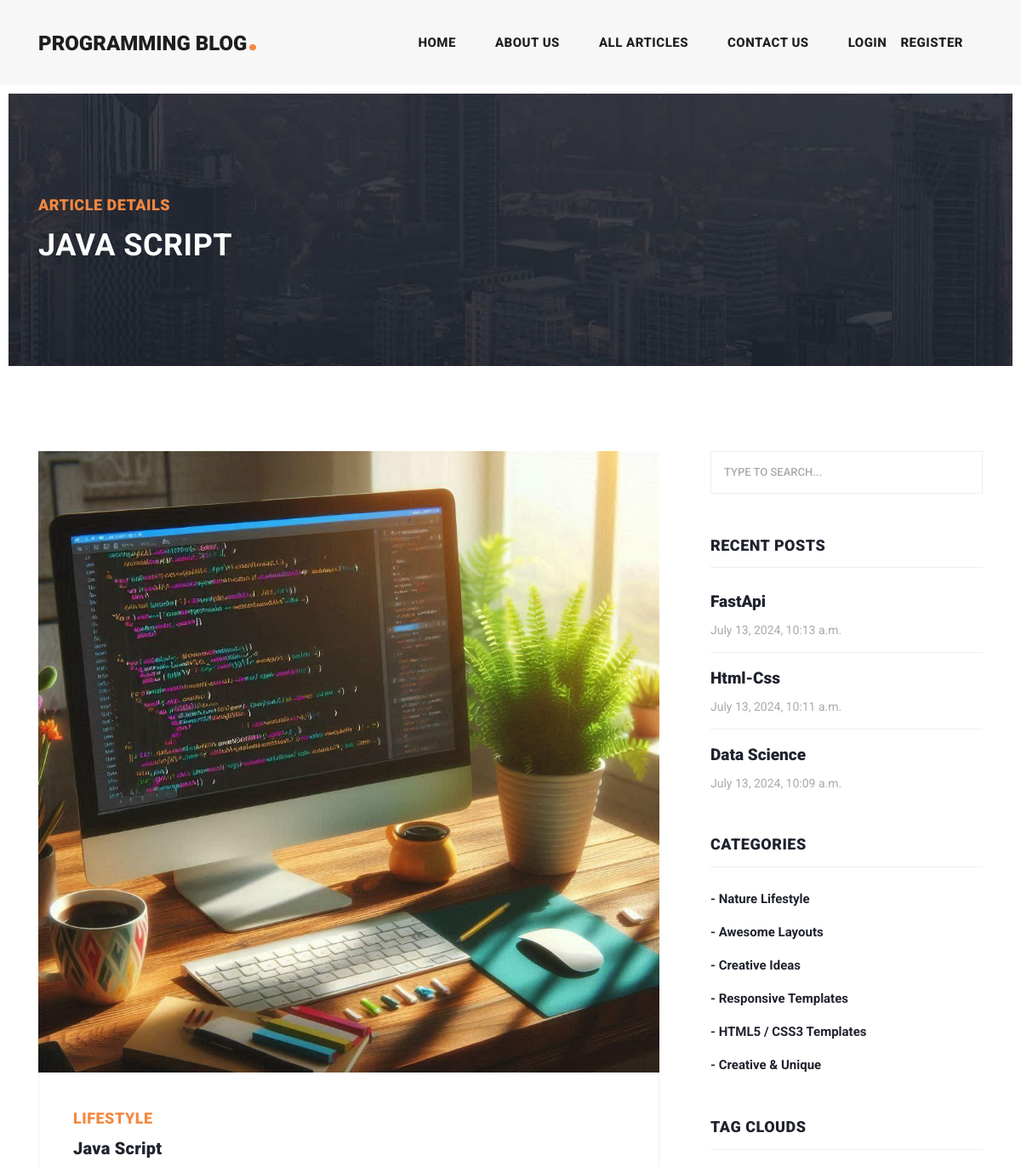
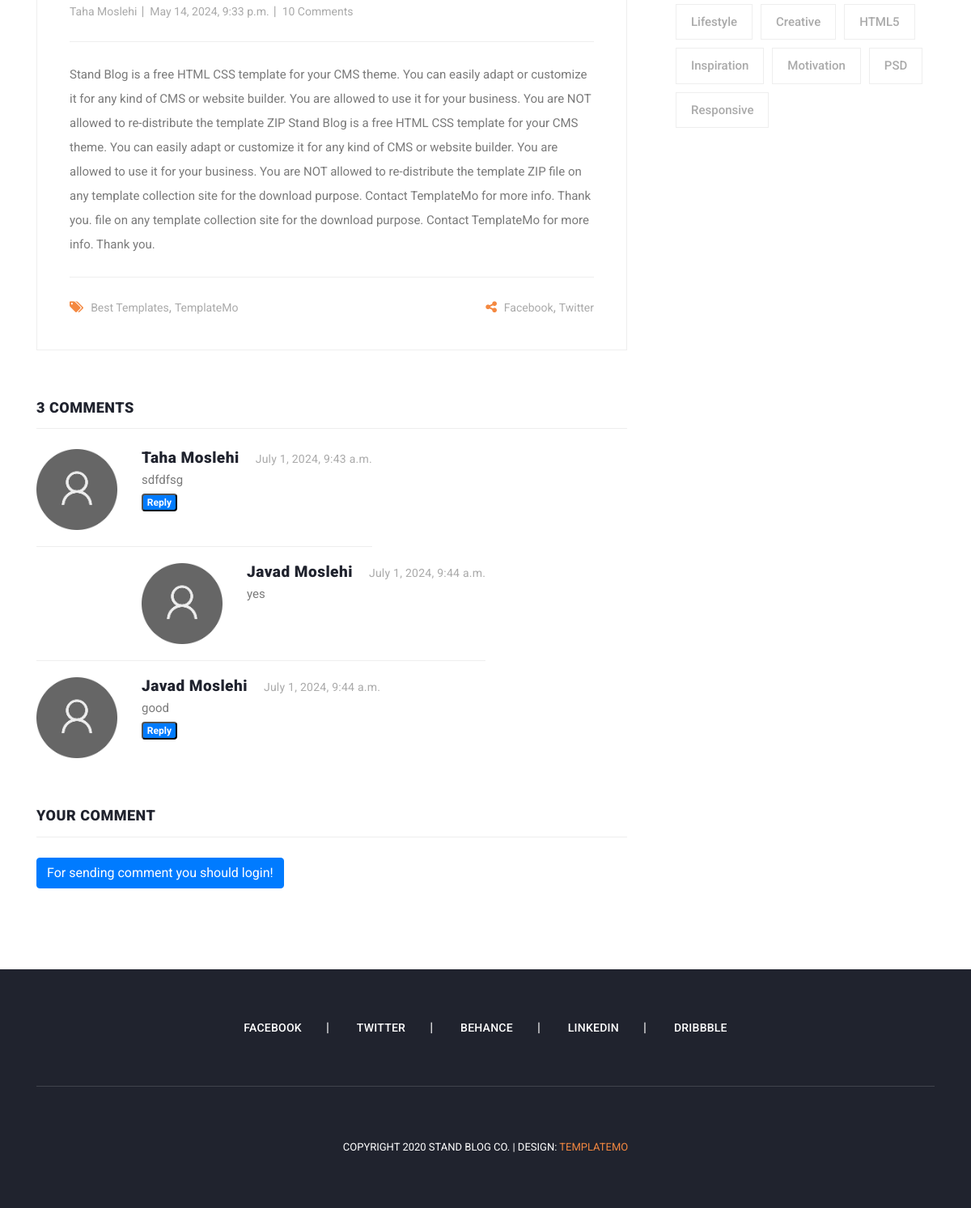
/article/detail/java-script, run on the app's committed database (2 pictures, top to bottom).
### blog/models.py (models this page shows, shortened)
class Article(models.Model):
    category = models.ManyToManyField(Category)
    title = models.CharField(max_length=70)
    body = models.TextField()
    author = models.ForeignKey(User, on_delete=models.CASCADE)
    image = models.ImageField(upload_to='images/articles')
    created = models.DateTimeField(auto_now_add=True)
    updated = models.DateTimeField(auto_now=True)
    pub_date = models.DateField(auto_now=True)
    published = models.BooleanField(default=False)
    objects = ArticleManager()
    slug = models.SlugField(blank=True, unique=True)
    class Meta:
        verbose_name = 'Article'
        verbose_name_plural = 'Articles'
    def get_absolute_url(self):
        return reverse("post_detail", kwargs={"slug": self.slug})

class Comment(models.Model):
    article = models.ForeignKey(Article, on_delete=models.CASCADE, related_name='comments')
    user = models.ForeignKey(User, on_delete=models.CASCADE, related_name='comments')
    parent = models.ForeignKey('self', on_delete=models.CASCADE, related_name='replies', null=True, blank=True)
    body = models.TextField()
    created = models.DateTimeField(auto_now_add=True)

### blog/views.py (the view)
# urls.py: path('detail/<slug:slug>', views.post_detail, name='post_detail'),
def post_detail(request, slug):
    recent_articles = Article.objects.all().order_by('-created')[:3]
    article = get_object_or_404(Article, slug=slug)
    if request.method == 'POST':
        body = request.POST.get('body')
        parent_id = request.POST.get('parent_id')
        Comment.objects.create(body = body, article = article, user = request.user, parent_id = parent_id)
    return render(request, 'blog/post_detail.html', {'article':article, 'recent_articles':recent_articles})

### blog/templates/blog/post_detail.html (shortened to what this page needs)
{% extends "_base.html" %}
{% load static %}
{% block content %}
<div class="heading-page header-text">
  <section class="page-heading">
    <div class="container">
      <div class="row">
        <div class="col-lg-12">
          <div class="text-content">
            <h4>Article Details</h4>
            <h2>{{article.title}}</h2>
          </div>
        </div>
      </div>
    </div>
  </section>
</div>
<section class="blog-posts grid-system">
  <div class="container">
    <div class="row">
      <div class="col-lg-8">
        <div class="all-blog-posts">
          <div class="row">
            <div class="col-lg-12">
              <div class="blog-post">
                <div class="blog-thumb">
                  <img src="{{article.image.url}}" alt="">
                </div>
                <div class="down-content">
                  <span>Lifestyle</span>
                  <a href="post-details.html"><h4>{{article.title}}</h4></a>
                  <ul class="post-info">
                    <li><a href="#">{{article.author.get_full_name}}</a></li>
                    <li><a href="#">{{article.created}}</a></li>
                    <li><a href="#">10 Comments</a></li>
                  </ul>
                  <p>{{article.body}}</p>
                  <div class="post-options">
                    <div class="row">
                      <div class="col-6">
                        <ul class="post-tags">
                          <li><i class="fa fa-tags"></i></li>
                          <li><a href="#">Best Templates</a>,</li>
                          <li><a href="#">TemplateMo</a></li>
                        </ul>
                      </div>
                      <div class="col-6">
                        <ul class="post-share">
                          <li><i class="fa fa-share-alt"></i></li>
                          <li><a href="#">Facebook</a>,</li>
                          <li><a href="#"> Twitter</a></li>
                        </ul>
                      </div>
                    </div>
                  </div>
                </div>
              </div>
            </div>
            <div class="col-lg-12">
              <div class="sidebar-item comments">
                <div class="sidebar-heading">
                  {% if article.comments.count > 1 %}
                  <h2>{{article.comments.count}} Comments</h2>
                  {% else %}
                  <h2>{{article.comments.count}} Comment</h2>
                  {% endif %}
                </div>
                <div class="content">
                  <ul>
                    {% for comment in article.comments.all %}
                      {% if comment.parent == None %}
                        <li>
                          <div class="author-thumb">
                            <img src="{% static "images/icons/default-image.png" %}" alt="">
                          </div>
                          <div class="right-content">
                            <h4>{{comment.user.get_full_name}}<span>{{comment.created}}</span></h4>
                            <p>{{comment.body}}</p>
                            <button onclick="set_value({{comment.id}})" class="badge badge-primary">Reply</button>
                          </div>
                        </li>
                      {% for reply in comment.replies.all %}
                        <li class="replied">
                          <div class="author-thumb">
                            <img src="{% static "images/icons/default-image.png" %}" alt="">
                          </div>
                          <div class="right-content">
                            <h4>{{reply.user.get_full_name}}<span>{{reply.created}}</span></h4>
                            <p>{{reply.body}}</p>
                          </div>
                        </li>
                      {% endfor %}
                      {% endif %}
                    {% endfor %}
                  </ul>
                </div>
              </div>
            </div>
            <div class="col-lg-12">
              <div class="sidebar-item submit-comment">
                <div class="sidebar-heading">
                  <h2>Your comment</h2>
                </div>
                <div class="content">
                  {% if request.user.is_authenticated %}
                  <form id="comment" action="#" method="post">
                    {% csrf_token %}
                    <div class="row">
                      <div class="col-lg-12">
                        <fieldset>
                          <input type="hidden" id="parent_id" name="parent_id" value="">
                        </fieldset>
                      </div>
                      <div class="col-lg-12">
                        <fieldset>
                          <textarea name="body" id="body" rows="6" id="message" placeholder="Type your comment" required=""></textarea>
                        </fieldset>
                      </div>
                      <div class="col-lg-12">
                        <fieldset>
                          <button type="submit" id="form-submit" class="main-button">Submit</button>
                        </fieldset>
                      </div>
                    </div>
                  </form>
                  {% else %}
                  <a class="btn btn-primary" href="{% url "user_login" %}">For sending comment you should login!</a>
                  {% endif %}
                </div>
              </div>
            </div>
          </div>
        </div>
      </div>
      <div class="col-lg-4">
        <div class="sidebar">
          <div class="row">
            <div class="col-lg-12">
              <div class="sidebar-item search">
                <form id="search_form" name="gs" method="GET" action="{% url "search_posts" %}">
                  <input type="text" name="q" class="searchText" placeholder="type to search..." autocomplete="on">
                </form>
              </div>
            </div>
            <div class="col-lg-12">
              <div class="sidebar-item recent-posts">
                <div class="sidebar-heading">
                  <h2>Recent Posts</h2>
                </div>
                <div class="content">
                  <ul>
                    {% for article in recent_articles %}
                    <li><a href="{{article.get_absolute_url}}">
                      <h5>{{article.title}}</h5>
                      <span>{{article.created}}</span>
                    </a></li>
                    {% endfor %}
                  </ul>
                </div>
              </div>
            </div>
            <div class="col-lg-12">
              <div class="sidebar-item categories">
                <div class="sidebar-heading">
                  <h2>Categories</h2>
                </div>
                <div class="content">
                  <ul>
                    <li><a href="#">- Nature Lifestyle</a></li>
                    <li><a href="#">- Awesome Layouts</a></li>
                    <li><a href="#">- Creative Ideas</a></li>
                    <li><a href="#">- Responsive Templates</a></li>
                    <li><a href="#">- HTML5 / CSS3 Templates</a></li>
                    <li><a href="#">- Creative &amp; Unique</a></li>
                  </ul>
                </div>
              </div>
            </div>
            <div class="col-lg-12">
              <div class="sidebar-item tags">
                <div class="sidebar-heading">
                  <h2>Tag Clouds</h2>
                </div>
                <div class="content">
                  <ul>
                    <li><a href="#">Lifestyle</a></li>
                    <li><a href="#">Creative</a></li>
                    <li><a href="#">HTML5</a></li>
                    <li><a href="#">Inspiration</a></li>
                    <li><a href="#">Motivation</a></li>
                    <li><a href="#">PSD</a></li>
                    <li><a href="#">Responsive</a></li>
                  </ul>
                </div>
              </div>
            </div>
          </div>
        </div>
      </div>
    </div>
  </div>
</section>
{% endblock content %}

### data on the page
Article: title "JAVA SCRIPT", image (picture), title "Java Script", author.get_full_name "Taha Moslehi", created "May 14, 2024, 9:33 p.m.", body "Stand Blog is a free HTML CSS template for your CMS theme. You can easily adapt or customize it for any kind of CMS or website builder. You are allowed to use it for your business. You are NOT allowed to re-distribute the template ZIP Stand Blog is a free HTML CSS template for your CMS theme. You can easily adapt or customize it for any kind of CMS or website builder. You are allowed to use it for your business. You are NOT allowed to re-distribute the template ZIP file on any template collection site for the download purpose. Contact TemplateMo for more info. Thank you. file on any template collection site for the download purpose. Contact TemplateMo for more info. Thank you.", comments.count "3"
Comment: user.get_full_name "Taha Moslehi", created "July 1, 2024, 9:43 a.m.", body "sdfdfsg"
Comment: user.get_full_name "Javad Moslehi", created "July 1, 2024, 9:44 a.m.", body "yes"
Comment: user.get_full_name "Javad Moslehi", created "July 1, 2024, 9:44 a.m.", body "good"
Article: title "FastApi", created "July 13, 2024, 10:13 a.m."
Article: title "Html-Css", created "July 13, 2024, 10:11 a.m."
Article: title "Data Science", created "July 13, 2024, 10:09 a.m."
